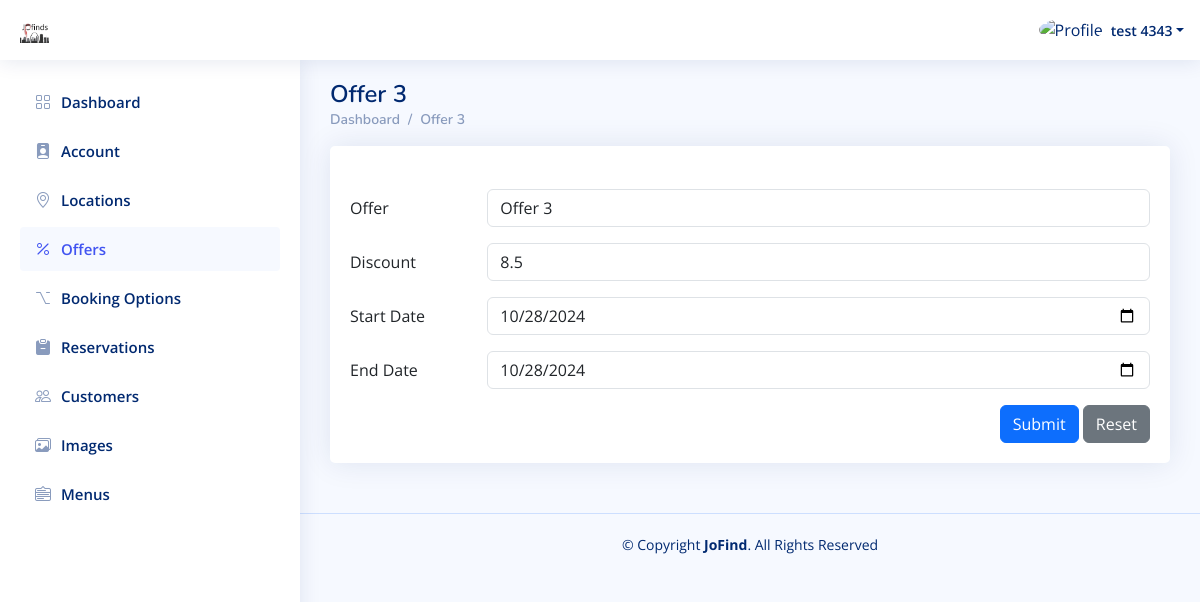
Page /Place_Dashboard/Edit_Offer.php?offer_id=3 (signed in) on the committed database.
### tables this page shows
CREATE TABLE `places` (
  `id` int(11) NOT NULL,
  `category_id` int(11) NOT NULL,
  `sub_category_id` int(11) DEFAULT NULL,
  `status_id` int(11) DEFAULT NULL,
  `city_id` int(11) NOT NULL,
  `name` varchar(250) NOT NULL,
  `image` varchar(250) NOT NULL,
  `email` varchar(250) NOT NULL,
  `description` text DEFAULT NULL,
  `total_rate` double NOT NULL DEFAULT 0,
  `phone` varchar(250) NOT NULL,
  `password` varchar(250) NOT NULL,
  `rejection_note` text DEFAULT NULL,
  `address` varchar(250) NOT NULL,
  `commercial_register` varchar(250) NOT NULL,
  `menu` varchar(250) DEFAULT NULL,
  `active` int(11) NOT NULL DEFAULT 1,
  `created_at` timestamp NOT NULL DEFAULT current_timestamp()
);

CREATE TABLE `offers` (
  `id` int(11) NOT NULL,
  `place_id` int(11) NOT NULL,
  `offer` varchar(250) NOT NULL,
  `discount` double NOT NULL,
  `start_date` datetime NOT NULL,
  `end_date` datetime NOT NULL,
  `active` int(11) NOT NULL DEFAULT 1,
  `created_at` timestamp NOT NULL DEFAULT current_timestamp()
);

### Place_Dashboard/Edit_Offer.php (the view, shortened to what this page needs)
<?php
include "../Connect.php";
$P_ID = $_SESSION['P_Log'];
$offer_id = $_GET['offer_id'];
if (!$P_ID) {
    echo '<script language="JavaScript">
     document.location="../Place_Login.php";
    </script>';
} else {
    $sql1 = mysqli_query($con, "select * from places where id='$P_ID'");
    $row1 = mysqli_fetch_array($sql1);
    $name = $row1['name'];
    $sql2 = mysqli_query($con, "select * from offers where id='$offer_id'");
    $row2 = mysqli_fetch_array($sql2);
    $offer = $row2['offer'];
    $discount = $row2['discount'];
    $start_date = $row2['start_date'];
    $end_date = $row2['end_date'];
}
?>
<!DOCTYPE html>
<html lang="en">
  <head>
    <link
      href="../assets/vendor/bootstrap/css/bootstrap.min.css"
      rel="stylesheet"
    />
    <link
      href="../assets/vendor/bootstrap-icons/bootstrap-icons.css"
      rel="stylesheet"
    />
    <link href="../assets/vendor/boxicons/css/boxicons.min.css" rel="stylesheet" />
    <link href="../assets/vendor/quill/quill.snow.css" rel="stylesheet" />
    <link href="../assets/vendor/quill/quill.bubble.css" rel="stylesheet" />
    <link href="../assets/vendor/remixicon/remixicon.css" rel="stylesheet" />
    <link href="../assets/vendor/simple-datatables/style.css" rel="stylesheet" />
    <link href="../assets/css/style.css" rel="stylesheet" />
  </head>
  <body>
    <header id="header" class="header fixed-top d-flex align-items-center">
      <div class="d-flex align-items-center justify-content-between">
        <a href="index.php" class="logo d-flex align-items-center">
          <img src="../assets/img/Logo.png" alt="" />
        </a>
      </div>
      <nav class="header-nav ms-auto">
        <ul class="d-flex align-items-center">
          <li class="nav-item dropdown pe-3">
            <a
              class="nav-link nav-profile d-flex align-items-center pe-0"
              href="#"
              data-bs-toggle="dropdown"
            >
              <img
                src="https://www.computerhope.com/jargon/g/guest-user.png"
                alt="Profile"
                class="rounded-circle"
              />
              <span class="d-none d-md-block dropdown-toggle ps-2"><?php echo $name ?></span> </a
            >
          </li>
        </ul>
      </nav>
    </header>
    <?php require './Aside-Nav/Aside.php'?>
    <main id="main" class="main">
      <div class="pagetitle">
        <h1><?php echo $offer ?></h1>
        <nav>
          <ol class="breadcrumb">
            <li class="breadcrumb-item"><a href="index.php">Dashboard</a></li>
            <li class="breadcrumb-item"><?php echo $offer ?></li>
          </ol>
        </nav>
      </div>
      <section class="section">
        <div class="row">
          <div class="col-lg-12">
            <div class="card">
              <div class="card-body">
                <h5 class="card-title"></h5>
                <form method="POST" action="./Edit_Offer.php?offer_id=<?php echo $offer_id ?>" enctype="multipart/form-data">
                  <div class="row mb-3">
                    <label for="offer" class="col-sm-2 col-form-label"
                      >Offer</label
                    >
                    <div class="col-sm-10">
                      <input type="text" name="offer" value="<?php echo $offer ?>" class="form-control" id="offer" required/>
                    </div>
                  </div>
                  <div class="row mb-3">
                    <label for="discount" class="col-sm-2 col-form-label"
                      >Discount</label
                    >
                    <div class="col-sm-10">
                      <input type="text" name="discount" value="<?php echo $discount ?>" class="form-control" id="discount" required/>
                    </div>
                  </div>
                  <div class="row mb-3">
                    <label for="start_date" class="col-sm-2 col-form-label"
                      >Start Date</label
                    >
                    <div class="col-sm-10">
                      <input type="date" name="start_date" value="<?php echo date('Y-m-d', strtotime($start_date)) ?>" class="form-control" id="start_date" required/>
                    </div>
                  </div>
                  <div class="row mb-3">
                    <label for="end_date" class="col-sm-2 col-form-label"
                      >End Date</label
                    >
                    <div class="col-sm-10">
                      <input type="date" name="end_date" value="<?php echo date('Y-m-d', strtotime($end_date)) ?>" class="form-control" id="end_date" required/>
                    </div>
                  </div>
                  <div class="text-end">
                    <button type="submit" name="Submit" class="btn btn-primary">
                      Submit
                    </button>
                    <button type="reset" class="btn btn-secondary">
                      Reset
                    </button>
                  </div>
                </form>
              </div>
            </div>
          </div>
        </div>
      </section>
    </main>
    <footer id="footer" class="footer">
      <div class="copyright">
        &copy; Copyright <strong><span>JoFind</span></strong
        >. All Rights Reserved
      </div>
    </footer>
  </body>
</html>

### assets/css/style.css (style rules this page uses)
:root { scroll-behavior: smooth; }
body { font-family: "Open Sans", sans-serif; background: #f6f9ff; color: #444444; }
a { color: #4154f1; text-decoration: none; }
h1, h2, h3, h4, h5, h6 { font-family: "Nunito", sans-serif; }
#main { margin-top: 60px; padding: 20px 30px; transition: all 0.3s; }
.pagetitle { margin-bottom: 10px; }
.pagetitle h1 { font-size: 24px; margin-bottom: 0; font-weight: 600; color: #012970; }
.card { margin-bottom: 30px; border: none; border-radius: 5px; box-shadow: 0px 0 30px rgba(1, 41, 112, 0.1); }
.card-title { padding: 20px 0 15px 0; font-size: 18px; font-weight: 500; color: #012970; font-family: "Poppins", sans-serif; }
.card-body { padding: 0 20px 20px 20px; }
.breadcrumb { font-size: 14px; font-family: "Nunito", sans-serif; color: #899bbd; font-weight: 600; }
.breadcrumb a { color: #899bbd; transition: 0.3s; }
.breadcrumb .breadcrumb-item::before { color: #899bbd; }
.logo { line-height: 1; }
@media (min-width: 1200px) { .logo { width: 280px; } }
.logo img { max-height: 26px; margin-right: 6px; }
.header { transition: all 0.5s; z-index: 997; height: 60px; box-shadow: 0px 2px 20px rgba(1, 41, 112, 0.1); background-color: #fff; padding-left: 20px; }
.header-nav ul { list-style: none; }
.header-nav>ul { margin: 0; padding: 0; }
.header-nav .nav-profile { color: #012970; }
.header-nav .nav-profile img { max-height: 36px; }
.header-nav .nav-profile span { font-size: 14px; font-weight: 600; }
@media (min-width: 1200px) { #main, #footer { margin-left: 300px; } }
.footer { padding: 20px 0; font-size: 14px; transition: all 0.3s; border-top: 1px solid #cddfff; }
.footer .copyright { text-align: center; color: #012970; }

### rows in the picture
places: name "test 4343"
offers: offer "Offer 3", discount "8.5", start_date "10/28/2024", end_date "10/28/2024"
